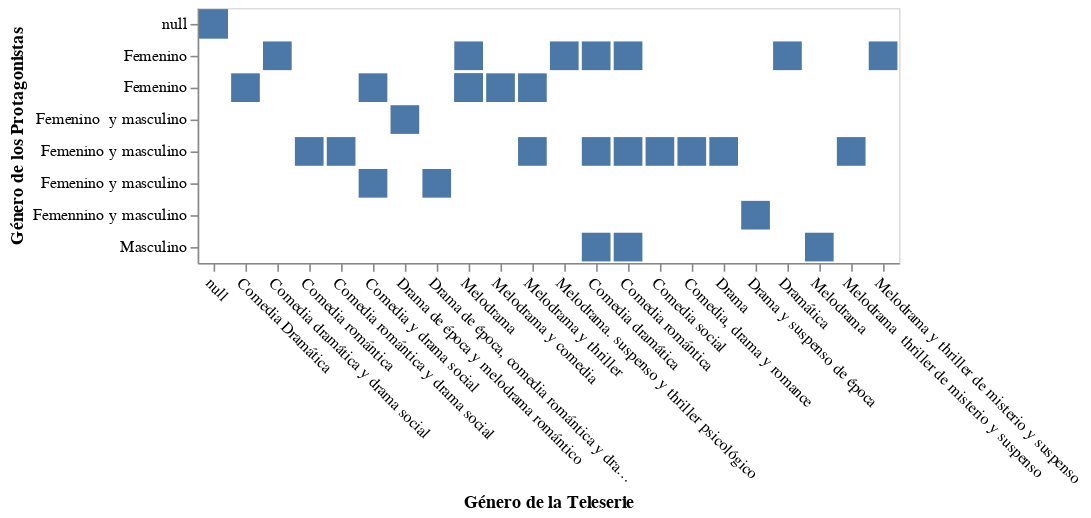

Write notebook code for a chart like this one.
### Markdown cell above
**Reasoning**:
Create a bar chart using the selected columns and display it.

### Code cell
chart = alt.Chart(selected_columns).mark_bar().encode(
    x=alt.X('GÉNERO DE LA TELESERIE', title="Género de la Teleserie", axis=alt.Axis(labelAngle=45)),
    y=alt.Y('GÉNERO DE LOS  PROTAGONISTAS', title="Género de los Protagonistas", axis=alt.Axis(labelAngle=0))
)
chart.display()

### Figure 1 — Vega-Lite specification as saved in the notebook (floating-point values rounded to 4 significant figures)
{"config": {"view": {"continuousWidth": 300, "continuousHeight": 300}}, "data": {"name": "data-66b79285ce0fb489b03cc46dc928b1c9"}, "mark": {"type": "bar"}, "encoding": {"x": {"axis": {"labelAngle": 45}, "field": "GÉNERO DE LA TELESERIE", "title": "Género de la Teleserie", "type": "nominal"}, "y": {"axis": {"labelAngle": 0}, "field": "GÉNERO DE LOS  PROTAGONISTAS", "title": "Género de los Protagonistas", "type": "nominal"}}, "$schema": "https://vega.github.io/schema/vega-lite/v5.20.1.json", "datasets": {"data-66b79285ce0fb489b03cc46dc928b1c9": [{"GÉNERO DE LA TELESERIE": "\nMelodrama y thriller", "GÉNERO DE LOS  PROTAGONISTAS": "Femenino "}, {"GÉNERO DE LA TELESERIE": "\nMelodrama", "GÉNERO DE LOS  PROTAGONISTAS": "Femenino "}, {"GÉNERO DE LA TELESERIE": "Drama", "GÉNERO DE LOS  PROTAGONISTAS": "Femenino y masculino"}, {"GÉNERO DE LA TELESERIE": "\nMelodrama", "GÉNERO DE LOS  PROTAGONISTAS": "Femenino"}, {"GÉNERO DE LA TELESERIE": "\nMelodrama. suspenso y thriller psicológico", "GÉNERO DE LOS  PROTAGONISTAS": "Femenino"}, {"GÉNERO DE LA TELESERIE": "Dramática", "GÉNERO DE LOS  PROTAGONISTAS": "Femenino"}, {"GÉNERO DE LA TELESERIE": "Comedia social", "GÉNERO DE LOS  PROTAGONISTAS": "Femenino y masculino"}, {"GÉNERO DE LA TELESERIE": "\nMelodrama y thriller", "GÉNERO DE LOS  PROTAGONISTAS": "Femenino y masculino"}, {"GÉNERO DE LA TELESERIE": "\nComedia romántica", "GÉNERO DE LOS  PROTAGONISTAS": "Femenino y masculino"}, {"GÉNERO DE LA TELESERIE": "\nComedia dramática y drama social", "GÉNERO DE LOS  PROTAGONISTAS": "Femenino"}, {"GÉNERO DE LA TELESERIE": "\nMelodrama y comedia", "GÉNERO DE LOS  PROTAGONISTAS": "Femenino "}, {"GÉNERO DE LA TELESERIE": "\nComedia romántica y drama social", "GÉNERO DE LOS  PROTAGONISTAS": "Femenino y masculino"}, {"GÉNERO DE LA TELESERIE": "\nComedia y drama social", "GÉNERO DE LOS  PROTAGONISTAS": "Femenino y masculino "}, {"GÉNERO DE LA TELESERIE": "\nDrama de época, comedia romántica y drama social", "GÉNERO DE LOS  PROTAGONISTAS": "Femenino y masculino "}, {"GÉNERO DE LA TELESERIE": "\nComedia y drama social", "GÉNERO DE LOS  PROTAGONISTAS": "Femenino "}, {"GÉNERO DE LA TELESERIE": "\nMelodrama", "GÉNERO DE LOS  PROTAGONISTAS": "Femenino "}, {"GÉNERO DE LA TELESERIE": "\nDrama de época y melodrama romántico", "GÉNERO DE LOS  PROTAGONISTAS": "Femenino  y masculino"}, {"GÉNERO DE LA TELESERIE": "\nComedia Dramática", "GÉNERO DE LOS  PROTAGONISTAS": "Femenino "}, {"GÉNERO DE LA TELESERIE": "Drama y suspenso de época", "GÉNERO DE LOS  PROTAGONISTAS": "Femennino y masculino "}, {"GÉNERO DE LA TELESERIE": "Comedia romántica", "GÉNERO DE LOS  PROTAGONISTAS": "Femenino"}, {"GÉNERO DE LA TELESERIE": "Comedia romántica", "GÉNERO DE LOS  PROTAGONISTAS": "Masculino"}, {"GÉNERO DE LA TELESERIE": "Comedia dramática", "GÉNERO DE LOS  PROTAGONISTAS": "Femenino"}, {"GÉNERO DE LA TELESERIE": "Comedia romántica", "GÉNERO DE LOS  PROTAGONISTAS": "Femenino y masculino"}, {"GÉNERO DE LA TELESERIE": "Melodrama  thriller de misterio y suspenso", "GÉNERO DE LOS  PROTAGONISTAS": "Femenino y masculino"}, {"GÉNERO DE LA TELESERIE": "Melodrama y thriller de misterio y suspenso", "GÉNERO DE LOS  PROTAGONISTAS": "Femenino"}, {"GÉNERO DE LA TELESERIE": "Comedia dramática", "GÉNERO DE LOS  PROTAGONISTAS": "Femenino y masculino"}, {"GÉNERO DE LA TELESERIE": "Comedia dramática", "GÉNERO DE LOS  PROTAGONISTAS": "Masculino"}, {"GÉNERO DE LA TELESERIE": "Comedia, drama y romance", "GÉNERO DE LOS  PROTAGONISTAS": "Femenino y masculino"}, {"GÉNERO DE LA TELESERIE": "Melodrama", "GÉNERO DE LOS  PROTAGONISTAS": "Masculino"}, {"GÉNERO DE LA TELESERIE": null, "GÉNERO DE LOS  PROTAGONISTAS": null}, {"GÉNERO DE LA TELESERIE": null, "GÉNERO DE LOS  PROTAGONISTAS": null}, {"GÉNERO DE LA TELESERIE": null, "GÉNERO DE LOS  PROTAGONISTAS": null}, {"GÉNERO DE LA TELESERIE": null, "GÉNERO DE LOS  PROTAGONISTAS": null}]}}
